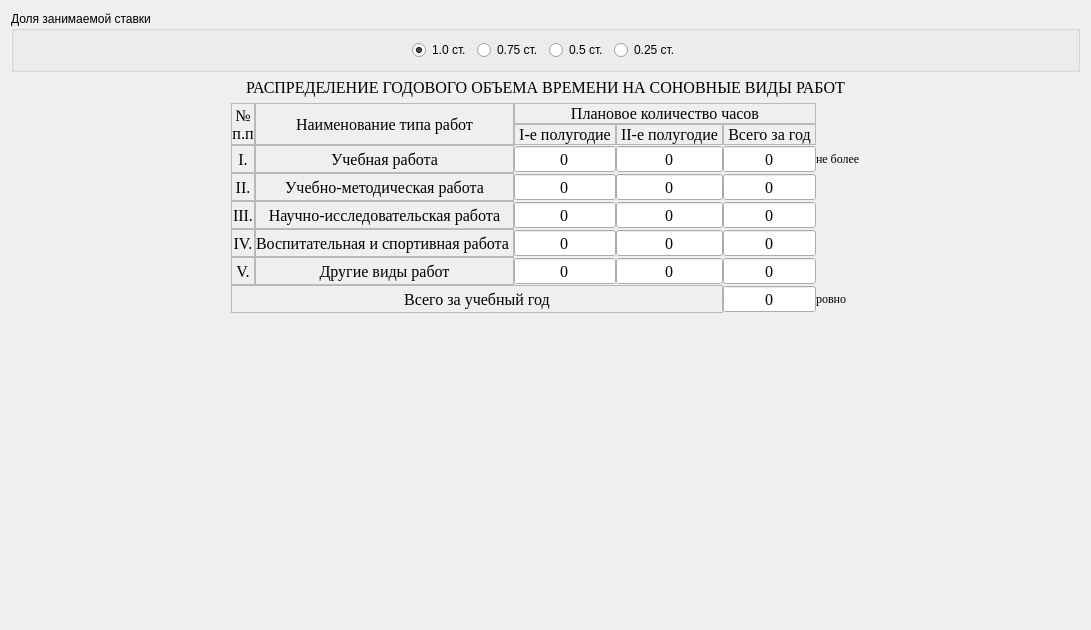
<?xml version="1.0" encoding="UTF-8"?>
<ui version="4.0">
 <class>FormTotalTime</class>
 <widget class="QWidget" name="FormTotalTime">
  <property name="geometry">
   <rect>
    <x>0</x>
    <y>0</y>
    <width>1091</width>
    <height>630</height>
   </rect>
  </property>
  <property name="windowTitle">
   <string>Form</string>
  </property>
  <layout class="QVBoxLayout" name="verticalLayout">
   <item>
    <widget class="QGroupBox" name="groupBox_2">
     <property name="title">
      <string>Доля занимаемой ставки</string>
     </property>
     <layout class="QHBoxLayout" name="horizontalLayout_3" stretch="1,0,0,0,0,1">
      <item>
       <spacer name="horizontalSpacer_4">
        <property name="orientation">
         <enum>Qt::Horizontal</enum>
        </property>
        <property name="sizeHint" stdset="0">
         <size>
          <width>40</width>
          <height>20</height>
         </size>
        </property>
       </spacer>
      </item>
      <item>
       <widget class="QRadioButton" name="rb_fullTime">
        <property name="text">
         <string>1.0 ст.</string>
        </property>
        <property name="checked">
         <bool>true</bool>
        </property>
       </widget>
      </item>
      <item>
       <widget class="QRadioButton" name="rb_threeQuaters">
        <property name="text">
         <string>0.75 ст.</string>
        </property>
        <property name="checked">
         <bool>false</bool>
        </property>
       </widget>
      </item>
      <item>
       <widget class="QRadioButton" name="rb_halfTime">
        <property name="text">
         <string>0.5 ст.</string>
        </property>
       </widget>
      </item>
      <item>
       <widget class="QRadioButton" name="rb_quaterTime">
        <property name="text">
         <string>0.25 ст.</string>
        </property>
       </widget>
      </item>
      <item>
       <spacer name="horizontalSpacer">
        <property name="orientation">
         <enum>Qt::Horizontal</enum>
        </property>
        <property name="sizeHint" stdset="0">
         <size>
          <width>40</width>
          <height>20</height>
         </size>
        </property>
       </spacer>
      </item>
     </layout>
    </widget>
   </item>
   <item>
    <widget class="QLabel" name="label_2">
     <property name="font">
      <font>
       <family>Times New Roman</family>
       <pointsize>12</pointsize>
      </font>
     </property>
     <property name="text">
      <string>РАСПРЕДЕЛЕНИЕ ГОДОВОГО ОБЪЕМА ВРЕМЕНИ НА СОНОВНЫЕ ВИДЫ РАБОТ</string>
     </property>
     <property name="alignment">
      <set>Qt::AlignCenter</set>
     </property>
    </widget>
   </item>
   <item>
    <layout class="QHBoxLayout" name="horizontalLayout">
     <item>
      <spacer name="horizontalSpacer_5">
       <property name="orientation">
        <enum>Qt::Horizontal</enum>
       </property>
       <property name="sizeHint" stdset="0">
        <size>
         <width>40</width>
         <height>20</height>
        </size>
       </property>
      </spacer>
     </item>
     <item>
      <layout class="QGridLayout" name="gridLayout" columnstretch="0,0,0,0,0,0,0">
       <property name="spacing">
        <number>0</number>
       </property>
       <item row="7" column="6">
        <widget class="QLabel" name="lbl_totalMaxHours">
         <property name="font">
          <font>
           <family>Times New Roman</family>
           <pointsize>9</pointsize>
          </font>
         </property>
         <property name="text">
          <string>ровно</string>
         </property>
        </widget>
       </item>
       <item row="5" column="0">
        <widget class="QLabel" name="label_7">
         <property name="font">
          <font>
           <family>Times New Roman</family>
           <pointsize>12</pointsize>
          </font>
         </property>
         <property name="frameShape">
          <enum>QFrame::StyledPanel</enum>
         </property>
         <property name="frameShadow">
          <enum>QFrame::Plain</enum>
         </property>
         <property name="text">
          <string>IV.</string>
         </property>
         <property name="alignment">
          <set>Qt::AlignCenter</set>
         </property>
        </widget>
       </item>
       <item row="3" column="0">
        <widget class="QLabel" name="label_5">
         <property name="font">
          <font>
           <family>Times New Roman</family>
           <pointsize>12</pointsize>
          </font>
         </property>
         <property name="frameShape">
          <enum>QFrame::StyledPanel</enum>
         </property>
         <property name="frameShadow">
          <enum>QFrame::Plain</enum>
         </property>
         <property name="text">
          <string>II.</string>
         </property>
         <property name="alignment">
          <set>Qt::AlignCenter</set>
         </property>
        </widget>
       </item>
       <item row="4" column="0">
        <widget class="QLabel" name="label_6">
         <property name="font">
          <font>
           <family>Times New Roman</family>
           <pointsize>12</pointsize>
          </font>
         </property>
         <property name="frameShape">
          <enum>QFrame::StyledPanel</enum>
         </property>
         <property name="frameShadow">
          <enum>QFrame::Plain</enum>
         </property>
         <property name="text">
          <string>III.</string>
         </property>
         <property name="alignment">
          <set>Qt::AlignCenter</set>
         </property>
        </widget>
       </item>
       <item row="6" column="1">
        <widget class="QLabel" name="label_13">
         <property name="font">
          <font>
           <family>Times New Roman</family>
           <pointsize>12</pointsize>
          </font>
         </property>
         <property name="frameShape">
          <enum>QFrame::StyledPanel</enum>
         </property>
         <property name="frameShadow">
          <enum>QFrame::Plain</enum>
         </property>
         <property name="text">
          <string>Другие виды работ</string>
         </property>
         <property name="alignment">
          <set>Qt::AlignCenter</set>
         </property>
        </widget>
       </item>
       <item row="3" column="1">
        <widget class="QLabel" name="label_9">
         <property name="font">
          <font>
           <family>Times New Roman</family>
           <pointsize>12</pointsize>
          </font>
         </property>
         <property name="frameShape">
          <enum>QFrame::StyledPanel</enum>
         </property>
         <property name="frameShadow">
          <enum>QFrame::Plain</enum>
         </property>
         <property name="text">
          <string>Учебно-методическая работа</string>
         </property>
         <property name="alignment">
          <set>Qt::AlignCenter</set>
         </property>
        </widget>
       </item>
       <item row="1" column="2">
        <widget class="QLabel" name="label_16">
         <property name="font">
          <font>
           <family>Times New Roman</family>
           <pointsize>12</pointsize>
          </font>
         </property>
         <property name="frameShape">
          <enum>QFrame::StyledPanel</enum>
         </property>
         <property name="frameShadow">
          <enum>QFrame::Plain</enum>
         </property>
         <property name="text">
          <string> I-е полугодие </string>
         </property>
         <property name="alignment">
          <set>Qt::AlignCenter</set>
         </property>
        </widget>
       </item>
       <item row="0" column="0" rowspan="2">
        <widget class="QLabel" name="label_3">
         <property name="font">
          <font>
           <family>Times New Roman</family>
           <pointsize>12</pointsize>
          </font>
         </property>
         <property name="frameShape">
          <enum>QFrame::StyledPanel</enum>
         </property>
         <property name="frameShadow">
          <enum>QFrame::Plain</enum>
         </property>
         <property name="text">
          <string>№
п.п</string>
         </property>
         <property name="alignment">
          <set>Qt::AlignCenter</set>
         </property>
        </widget>
       </item>
       <item row="0" column="1" rowspan="2">
        <widget class="QLabel" name="label_10">
         <property name="font">
          <font>
           <family>Times New Roman</family>
           <pointsize>12</pointsize>
          </font>
         </property>
         <property name="frameShape">
          <enum>QFrame::StyledPanel</enum>
         </property>
         <property name="frameShadow">
          <enum>QFrame::Plain</enum>
         </property>
         <property name="text">
          <string>Наименование типа работ</string>
         </property>
         <property name="alignment">
          <set>Qt::AlignCenter</set>
         </property>
        </widget>
       </item>
       <item row="2" column="6">
        <widget class="QLabel" name="lbl_eduMaxHours">
         <property name="font">
          <font>
           <family>Times New Roman</family>
           <pointsize>9</pointsize>
          </font>
         </property>
         <property name="text">
          <string>не более</string>
         </property>
        </widget>
       </item>
       <item row="2" column="1">
        <widget class="QLabel" name="label_12">
         <property name="font">
          <font>
           <family>Times New Roman</family>
           <pointsize>12</pointsize>
          </font>
         </property>
         <property name="frameShape">
          <enum>QFrame::StyledPanel</enum>
         </property>
         <property name="frameShadow">
          <enum>QFrame::Plain</enum>
         </property>
         <property name="text">
          <string>Учебная работа</string>
         </property>
         <property name="alignment">
          <set>Qt::AlignCenter</set>
         </property>
        </widget>
       </item>
       <item row="7" column="0" colspan="5">
        <widget class="QLabel" name="label_15">
         <property name="font">
          <font>
           <family>Times New Roman</family>
           <pointsize>12</pointsize>
          </font>
         </property>
         <property name="frameShape">
          <enum>QFrame::StyledPanel</enum>
         </property>
         <property name="frameShadow">
          <enum>QFrame::Plain</enum>
         </property>
         <property name="text">
          <string>Всего за учебный год</string>
         </property>
         <property name="alignment">
          <set>Qt::AlignCenter</set>
         </property>
        </widget>
       </item>
       <item row="0" column="2" colspan="4">
        <widget class="QLabel" name="label">
         <property name="font">
          <font>
           <family>Times New Roman</family>
           <pointsize>12</pointsize>
          </font>
         </property>
         <property name="frameShape">
          <enum>QFrame::StyledPanel</enum>
         </property>
         <property name="frameShadow">
          <enum>QFrame::Plain</enum>
         </property>
         <property name="text">
          <string>Плановое количество часов</string>
         </property>
         <property name="alignment">
          <set>Qt::AlignCenter</set>
         </property>
        </widget>
       </item>
       <item row="1" column="5">
        <widget class="QLabel" name="label_18">
         <property name="font">
          <font>
           <family>Times New Roman</family>
           <pointsize>12</pointsize>
          </font>
         </property>
         <property name="frameShape">
          <enum>QFrame::StyledPanel</enum>
         </property>
         <property name="frameShadow">
          <enum>QFrame::Plain</enum>
         </property>
         <property name="text">
          <string> Всего за год </string>
         </property>
         <property name="alignment">
          <set>Qt::AlignCenter</set>
         </property>
        </widget>
       </item>
       <item row="6" column="0">
        <widget class="QLabel" name="label_8">
         <property name="font">
          <font>
           <family>Times New Roman</family>
           <pointsize>12</pointsize>
          </font>
         </property>
         <property name="frameShape">
          <enum>QFrame::StyledPanel</enum>
         </property>
         <property name="frameShadow">
          <enum>QFrame::Plain</enum>
         </property>
         <property name="text">
          <string>V.</string>
         </property>
         <property name="alignment">
          <set>Qt::AlignCenter</set>
         </property>
        </widget>
       </item>
       <item row="1" column="4">
        <widget class="QLabel" name="label_17">
         <property name="font">
          <font>
           <family>Times New Roman</family>
           <pointsize>12</pointsize>
          </font>
         </property>
         <property name="frameShape">
          <enum>QFrame::StyledPanel</enum>
         </property>
         <property name="frameShadow">
          <enum>QFrame::Plain</enum>
         </property>
         <property name="text">
          <string> II-е полугодие </string>
         </property>
         <property name="alignment">
          <set>Qt::AlignCenter</set>
         </property>
        </widget>
       </item>
       <item row="5" column="1">
        <widget class="QLabel" name="label_11">
         <property name="font">
          <font>
           <family>Times New Roman</family>
           <pointsize>12</pointsize>
          </font>
         </property>
         <property name="frameShape">
          <enum>QFrame::StyledPanel</enum>
         </property>
         <property name="frameShadow">
          <enum>QFrame::Plain</enum>
         </property>
         <property name="text">
          <string>Воспитательная и спортивная работа </string>
         </property>
         <property name="alignment">
          <set>Qt::AlignCenter</set>
         </property>
        </widget>
       </item>
       <item row="2" column="0">
        <widget class="QLabel" name="label_4">
         <property name="font">
          <font>
           <family>Times New Roman</family>
           <pointsize>12</pointsize>
          </font>
         </property>
         <property name="frameShape">
          <enum>QFrame::StyledPanel</enum>
         </property>
         <property name="frameShadow">
          <enum>QFrame::Plain</enum>
         </property>
         <property name="text">
          <string>I.</string>
         </property>
         <property name="alignment">
          <set>Qt::AlignCenter</set>
         </property>
        </widget>
       </item>
       <item row="4" column="1">
        <widget class="QLabel" name="label_14">
         <property name="font">
          <font>
           <family>Times New Roman</family>
           <pointsize>12</pointsize>
          </font>
         </property>
         <property name="frameShape">
          <enum>QFrame::StyledPanel</enum>
         </property>
         <property name="frameShadow">
          <enum>QFrame::Plain</enum>
         </property>
         <property name="text">
          <string>Научно-исследовательская работа</string>
         </property>
         <property name="alignment">
          <set>Qt::AlignCenter</set>
         </property>
        </widget>
       </item>
       <item row="2" column="2">
        <widget class="QSpinBox" name="spinBox">
         <property name="font">
          <font>
           <family>Times New Roman</family>
           <pointsize>12</pointsize>
          </font>
         </property>
         <property name="frame">
          <bool>true</bool>
         </property>
         <property name="alignment">
          <set>Qt::AlignCenter</set>
         </property>
         <property name="readOnly">
          <bool>true</bool>
         </property>
         <property name="buttonSymbols">
          <enum>QAbstractSpinBox::NoButtons</enum>
         </property>
        </widget>
       </item>
       <item row="3" column="2">
        <widget class="QSpinBox" name="spinBox_2">
         <property name="font">
          <font>
           <family>Times New Roman</family>
           <pointsize>12</pointsize>
          </font>
         </property>
         <property name="frame">
          <bool>true</bool>
         </property>
         <property name="alignment">
          <set>Qt::AlignCenter</set>
         </property>
         <property name="readOnly">
          <bool>true</bool>
         </property>
         <property name="buttonSymbols">
          <enum>QAbstractSpinBox::NoButtons</enum>
         </property>
        </widget>
       </item>
       <item row="4" column="2">
        <widget class="QSpinBox" name="spinBox_3">
         <property name="font">
          <font>
           <family>Times New Roman</family>
           <pointsize>12</pointsize>
          </font>
         </property>
         <property name="frame">
          <bool>true</bool>
         </property>
         <property name="alignment">
          <set>Qt::AlignCenter</set>
         </property>
         <property name="readOnly">
          <bool>true</bool>
         </property>
         <property name="buttonSymbols">
          <enum>QAbstractSpinBox::NoButtons</enum>
         </property>
        </widget>
       </item>
       <item row="5" column="2">
        <widget class="QSpinBox" name="spinBox_4">
         <property name="font">
          <font>
           <family>Times New Roman</family>
           <pointsize>12</pointsize>
          </font>
         </property>
         <property name="frame">
          <bool>true</bool>
         </property>
         <property name="alignment">
          <set>Qt::AlignCenter</set>
         </property>
         <property name="readOnly">
          <bool>true</bool>
         </property>
         <property name="buttonSymbols">
          <enum>QAbstractSpinBox::NoButtons</enum>
         </property>
        </widget>
       </item>
       <item row="6" column="2">
        <widget class="QSpinBox" name="spinBox_5">
         <property name="font">
          <font>
           <family>Times New Roman</family>
           <pointsize>12</pointsize>
          </font>
         </property>
         <property name="frame">
          <bool>true</bool>
         </property>
         <property name="alignment">
          <set>Qt::AlignCenter</set>
         </property>
         <property name="readOnly">
          <bool>true</bool>
         </property>
         <property name="buttonSymbols">
          <enum>QAbstractSpinBox::NoButtons</enum>
         </property>
        </widget>
       </item>
       <item row="2" column="4">
        <widget class="QSpinBox" name="spinBox_6">
         <property name="font">
          <font>
           <family>Times New Roman</family>
           <pointsize>12</pointsize>
          </font>
         </property>
         <property name="frame">
          <bool>true</bool>
         </property>
         <property name="alignment">
          <set>Qt::AlignCenter</set>
         </property>
         <property name="readOnly">
          <bool>true</bool>
         </property>
         <property name="buttonSymbols">
          <enum>QAbstractSpinBox::NoButtons</enum>
         </property>
        </widget>
       </item>
       <item row="3" column="4">
        <widget class="QSpinBox" name="spinBox_7">
         <property name="font">
          <font>
           <family>Times New Roman</family>
           <pointsize>12</pointsize>
          </font>
         </property>
         <property name="frame">
          <bool>true</bool>
         </property>
         <property name="alignment">
          <set>Qt::AlignCenter</set>
         </property>
         <property name="readOnly">
          <bool>true</bool>
         </property>
         <property name="buttonSymbols">
          <enum>QAbstractSpinBox::NoButtons</enum>
         </property>
        </widget>
       </item>
       <item row="4" column="4">
        <widget class="QSpinBox" name="spinBox_8">
         <property name="font">
          <font>
           <family>Times New Roman</family>
           <pointsize>12</pointsize>
          </font>
         </property>
         <property name="frame">
          <bool>true</bool>
         </property>
         <property name="alignment">
          <set>Qt::AlignCenter</set>
         </property>
         <property name="readOnly">
          <bool>true</bool>
         </property>
         <property name="buttonSymbols">
          <enum>QAbstractSpinBox::NoButtons</enum>
         </property>
        </widget>
       </item>
       <item row="5" column="4">
        <widget class="QSpinBox" name="spinBox_9">
         <property name="font">
          <font>
           <family>Times New Roman</family>
           <pointsize>12</pointsize>
          </font>
         </property>
         <property name="frame">
          <bool>true</bool>
         </property>
         <property name="alignment">
          <set>Qt::AlignCenter</set>
         </property>
         <property name="readOnly">
          <bool>true</bool>
         </property>
         <property name="buttonSymbols">
          <enum>QAbstractSpinBox::NoButtons</enum>
         </property>
        </widget>
       </item>
       <item row="6" column="4">
        <widget class="QSpinBox" name="spinBox_10">
         <property name="font">
          <font>
           <family>Times New Roman</family>
           <pointsize>12</pointsize>
          </font>
         </property>
         <property name="frame">
          <bool>true</bool>
         </property>
         <property name="alignment">
          <set>Qt::AlignCenter</set>
         </property>
         <property name="readOnly">
          <bool>true</bool>
         </property>
         <property name="buttonSymbols">
          <enum>QAbstractSpinBox::NoButtons</enum>
         </property>
        </widget>
       </item>
       <item row="2" column="5">
        <widget class="QSpinBox" name="spinBox_11">
         <property name="font">
          <font>
           <family>Times New Roman</family>
           <pointsize>12</pointsize>
          </font>
         </property>
         <property name="frame">
          <bool>true</bool>
         </property>
         <property name="alignment">
          <set>Qt::AlignCenter</set>
         </property>
         <property name="readOnly">
          <bool>true</bool>
         </property>
         <property name="buttonSymbols">
          <enum>QAbstractSpinBox::NoButtons</enum>
         </property>
        </widget>
       </item>
       <item row="3" column="5">
        <widget class="QSpinBox" name="spinBox_12">
         <property name="font">
          <font>
           <family>Times New Roman</family>
           <pointsize>12</pointsize>
          </font>
         </property>
         <property name="frame">
          <bool>true</bool>
         </property>
         <property name="alignment">
          <set>Qt::AlignCenter</set>
         </property>
         <property name="readOnly">
          <bool>true</bool>
         </property>
         <property name="buttonSymbols">
          <enum>QAbstractSpinBox::NoButtons</enum>
         </property>
        </widget>
       </item>
       <item row="4" column="5">
        <widget class="QSpinBox" name="spinBox_13">
         <property name="font">
          <font>
           <family>Times New Roman</family>
           <pointsize>12</pointsize>
          </font>
         </property>
         <property name="frame">
          <bool>true</bool>
         </property>
         <property name="alignment">
          <set>Qt::AlignCenter</set>
         </property>
         <property name="readOnly">
          <bool>true</bool>
         </property>
         <property name="buttonSymbols">
          <enum>QAbstractSpinBox::NoButtons</enum>
         </property>
        </widget>
       </item>
       <item row="5" column="5">
        <widget class="QSpinBox" name="spinBox_14">
         <property name="font">
          <font>
           <family>Times New Roman</family>
           <pointsize>12</pointsize>
          </font>
         </property>
         <property name="frame">
          <bool>true</bool>
         </property>
         <property name="alignment">
          <set>Qt::AlignCenter</set>
         </property>
         <property name="readOnly">
          <bool>true</bool>
         </property>
         <property name="buttonSymbols">
          <enum>QAbstractSpinBox::NoButtons</enum>
         </property>
        </widget>
       </item>
       <item row="6" column="5">
        <widget class="QSpinBox" name="spinBox_15">
         <property name="font">
          <font>
           <family>Times New Roman</family>
           <pointsize>12</pointsize>
          </font>
         </property>
         <property name="frame">
          <bool>true</bool>
         </property>
         <property name="alignment">
          <set>Qt::AlignCenter</set>
         </property>
         <property name="readOnly">
          <bool>true</bool>
         </property>
         <property name="buttonSymbols">
          <enum>QAbstractSpinBox::NoButtons</enum>
         </property>
        </widget>
       </item>
       <item row="7" column="5">
        <widget class="QSpinBox" name="spinBox_16">
         <property name="font">
          <font>
           <family>Times New Roman</family>
           <pointsize>12</pointsize>
          </font>
         </property>
         <property name="frame">
          <bool>true</bool>
         </property>
         <property name="alignment">
          <set>Qt::AlignCenter</set>
         </property>
         <property name="readOnly">
          <bool>true</bool>
         </property>
         <property name="buttonSymbols">
          <enum>QAbstractSpinBox::NoButtons</enum>
         </property>
        </widget>
       </item>
      </layout>
     </item>
     <item>
      <spacer name="horizontalSpacer_6">
       <property name="orientation">
        <enum>Qt::Horizontal</enum>
       </property>
       <property name="sizeHint" stdset="0">
        <size>
         <width>40</width>
         <height>20</height>
        </size>
       </property>
      </spacer>
     </item>
    </layout>
   </item>
   <item>
    <spacer name="verticalSpacer">
     <property name="orientation">
      <enum>Qt::Vertical</enum>
     </property>
     <property name="sizeHint" stdset="0">
      <size>
       <width>20</width>
       <height>297</height>
      </size>
     </property>
    </spacer>
   </item>
  </layout>
 </widget>
 <resources/>
 <connections/>
</ui>
